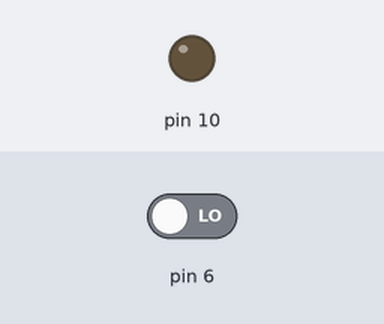
Simulated run of this sketch. Board: Arduino Uno, built with avr-gcc and run on an emulated ATmega328P. On the bench: output pins drawn as LEDs (lit = HIGH). Inputs (shaded band) come from the test bench; at power-on: pin 6 LOW.

Above: at 1.2 s.
1.3 s: pin 6 driven HIGH
At 2.1 s:
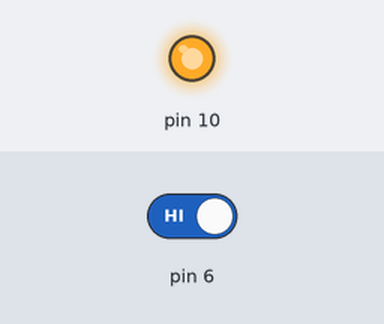
2.8 s: pin 6 driven LOW
At 3.2 s:
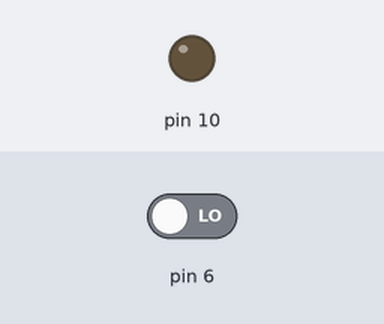
Timing chart, 0 to 5.8 s (numbered marks = the images above; inputs shaded):
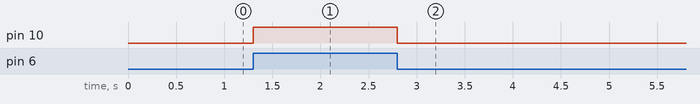

The sketch:

lesson02_01.ino
```cpp
/*
# Creator: Aryon Rabello
# GitHub: https://github.com/arriaoedu123
# Creation date: 09/03/2022
# Version: 1.0
*/

void setup() {
  pinMode(10, OUTPUT);
  pinMode(6, INPUT);
}

void loop() {
  //if the button is pressed then turn the led on
  if(digitalRead(6) == HIGH) {
    digitalWrite(10, HIGH);
  } else {
   	digitalWrite(10, LOW);
  }
}
```

Measured:
- after the input at 1.3 s, pin 10: LOW → HIGH at once
- after the input at 2.8 s, pin 10: HIGH → LOW at once
